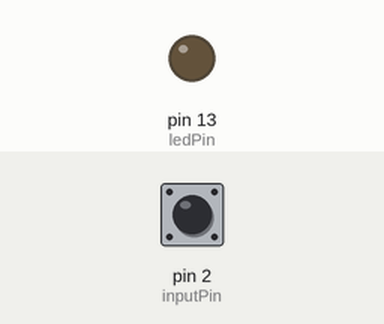
This sketch was run on a simulated Arduino Uno, built with avr-gcc and run on an emulated ATmega328P. Parts: output pins drawn as LEDs (lit = HIGH). The test bench sets the inputs (shaded band); at power-on: pin 2 (inputPin) HIGH.

Above: at 1.2 s.
1.3 s: pin 2 (inputPin) pulled LOW for 0.15 s
At 1.37 s:
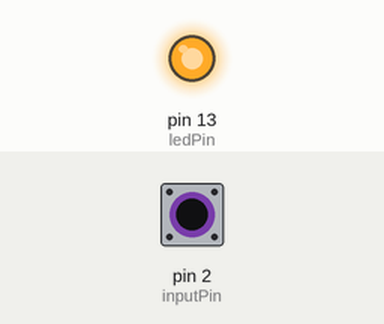
2.9 s: pin 2 (inputPin) pulled LOW for 3.2 s
At 6.4 s:
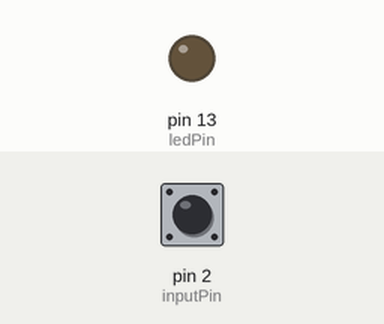
Timing chart, 0 to 7.9 s (numbered marks = the images above; inputs shaded):
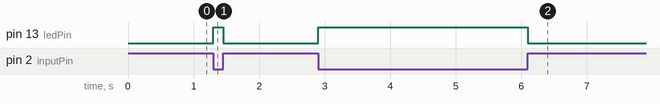

Measured:
- after the input at 1.3 s, pin 13 (ledPin): LOW → HIGH at once, → LOW 0.15 s later
- after the input at 2.9 s, pin 13 (ledPin): LOW → HIGH at once, → LOW 3.2 s later

The sketch:

SwitchInp1.ino
```cpp
const int ledPin = 13;
const int inputPin = 2;

void setup() {
  pinMode(ledPin, OUTPUT);

  pinMode(inputPin, INPUT_PULLUP);
}

void loop() {
  int swInput = digitalRead(inputPin);

  if(swInput == LOW) digitalWrite(ledPin, HIGH);
  else digitalWrite(ledPin, LOW);
}
```
